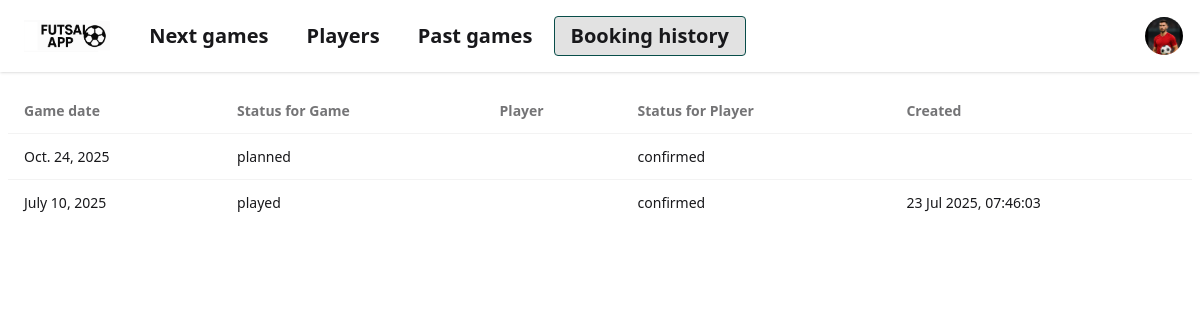
/games/booking_history/ (signed in), run on an earlier commit of the app's database.
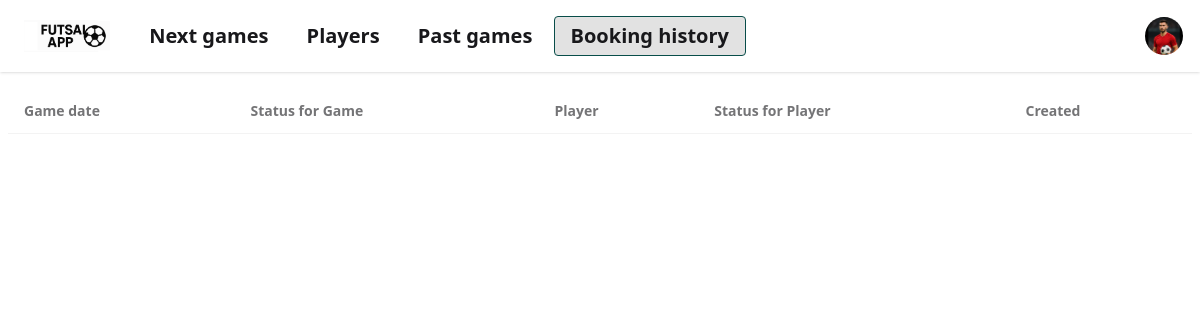
And on a later commit of the database.
### games/models.py (models this page shows, shortened)
class BookingHistoryForGame(models.Model):
    game = models.ForeignKey(Game, on_delete=models.CASCADE)
    player = models.ForeignKey(Player, on_delete=models.CASCADE, related_name='status_history')
    player_status = models.ForeignKey(PlayerStatus, on_delete=models.CASCADE)
    creation_date = models.DateTimeField(auto_now_add=True)
    class Meta:
        unique_together = ('player', 'game')

class Game(models.Model):
    when = models.DateField()
    status = models.CharField(max_length=100, default='planned')
    description = models.TextField(null=True, blank = True)
    slot_1 = models.ForeignKey(Player, on_delete=models.SET_NULL, default=1, null=True, blank=True, related_name='slot_1_games')
    slot_2 = models.ForeignKey(Player, on_delete=models.SET_NULL, default=2, null=True, blank=True, related_name='slot_2_games')
    slot_3 = models.ForeignKey(Player, on_delete=models.SET_NULL, default=3, null=True, blank=True, related_name='slot_3_games')
    slot_4 = models.ForeignKey(Player, on_delete=models.SET_NULL, default=4, null=True, blank=True, related_name='slot_4_games')
    slot_5 = models.ForeignKey(Player, on_delete=models.SET_NULL, null=True, blank=True, related_name='slot_5_games')
    slot_6 = models.ForeignKey(Player, on_delete=models.SET_NULL, null=True, blank=True, related_name='slot_6_games')
    slot_7 = models.ForeignKey(Player, on_delete=models.SET_NULL, null=True, blank=True, related_name='slot_7_games')
    slot_8 = models.ForeignKey(Player, on_delete=models.SET_NULL, null=True, blank=True, related_name='slot_8_games')
    slot_9 = models.ForeignKey(Player, on_delete=models.SET_NULL, null=True, blank=True, related_name='slot_9_games')
    slot_10 = models.ForeignKey(Player, on_delete=models.SET_NULL, null=True, blank=True, related_name='slot_10_games')

class PlayerStatus(models.Model):
    player_status_name = models.CharField(max_length=50, unique=True)

### games/views.py (the view)
# urls.py: path('booking_history/', views.booking_history, name='booking_history_url'),
@login_required()
def booking_history(request):
    found_booking_history = BookingHistoryForGame.objects.all()
    return render(request, 'games/booking_history.html', {'booking_history': found_booking_history})

### games/templates/games/booking_history.html (shortened to what this page needs)
{% extends 'index.html' %}
{% block content %}
    <table class="table">
        <thead>
        <tr>
            <th>Game date</th>
            <th>Status for Game</th>
            <th>Player</th>
            <th>Status for Player</th>
            <th>Created</th>
        </tr>
        </thead>
        <tbody>
        {% for record in booking_history %}
            <tr>
                <td>{{ record.game.when }}</td>
                <td>{{ record.game.status }}</td>
                <td>{{ record.player.user.username }}</td>
                <td>{{ record.player_status.player_status_name }}</td>
                <td>{{ record.creation_date|date:'d M Y, H:i:s' }}</td>
            </tr>
        {% endfor %}
        </tbody>
    </table>
{% endblock content %}

### templates/index.html (shortened to what this page needs)
{%  load static %}
<!DOCTYPE html>
<html lang="en">
<head>
    <link rel="stylesheet" href="{% static 'dist/styles.css' %}">
    <link rel="stylesheet" href="{% static 'dist/main.css' %}">
</head>
<body>
<div class="navbar bg-base-100 shadow-sm p-4 mb-4">
  <div class="flex-1">
      <a class="mx-2" href="{% url 'next_games_url' %}" >
          <div class="avatar w-24">
              <img src="{% static 'img/logo_FutsalApp.png' %}" alt="Avatar">
          </div>
      </a>
      <a href="{% url 'next_games_url' %}" class="btn btn-ghost text-xl {% if request.resolver_match.url_name == 'next_games_url' %}btn-active border-accent-content{% endif %}">Next games</a>
      <a href="{% url 'all_players_url' %}" class="btn btn-ghost text-xl {% if request.resolver_match.url_name == 'all_players_url' %}btn-active border-accent-content{% endif %}">Players</a>
      <a href="{% url 'past_games_url' %}" class="btn btn-ghost text-xl {% if request.resolver_match.url_name == 'past_games_url' %}btn-active border-accent-content{% endif %}">Past games</a>
      <a href="{% url 'booking_history_url' %}" class="btn btn-ghost text-xl {% if request.resolver_match.url_name == 'booking_history_url' %}btn-active border-accent-content{% endif %}">Booking history</a>
  </div>
  <div class="flex gap-2">
    <div class="dropdown dropdown-end">
      <div tabindex="0" role="button" class="btn btn-ghost btn-circle avatar">
        <div class="w-15 rounded-full">
          <img
            alt="logo"
            src="{% static 'img/logo.jpeg' %}" />
        </div>
      </div>
    </div>
  </div>
</div>
<div class="mx-auto px-2 my-12>">
    {%  block content %}
    {%  endblock %}
</div>
</body>
</html>

What changed in the data, as far as the page shows it:
removed BookingHistoryForGame: game.when "Oct. 24, 2025", game.status "planned", player_status.player_status_name "confirmed"
removed BookingHistoryForGame: game.when "July 10, 2025", game.status "played", player_status.player_status_name "confirmed", creation_date "23 Jul 2025, 07:46:03"
